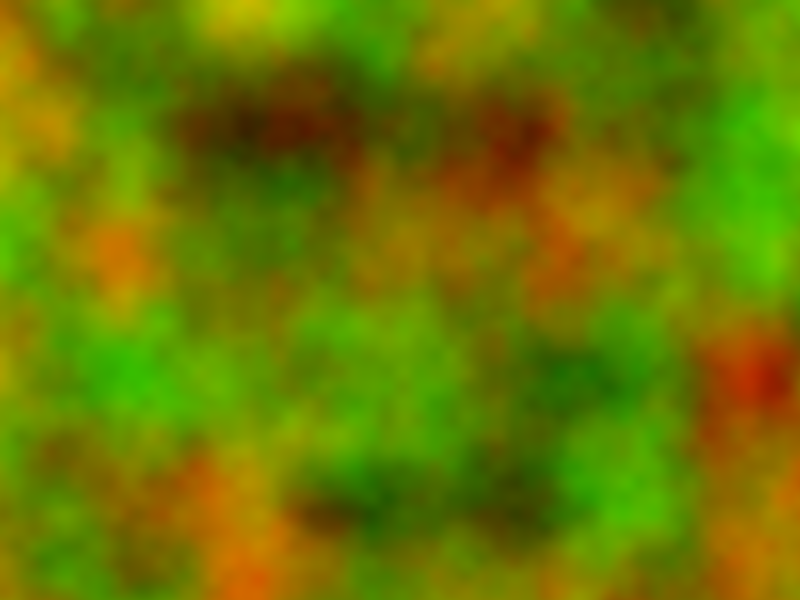
Frame 1 (no input)
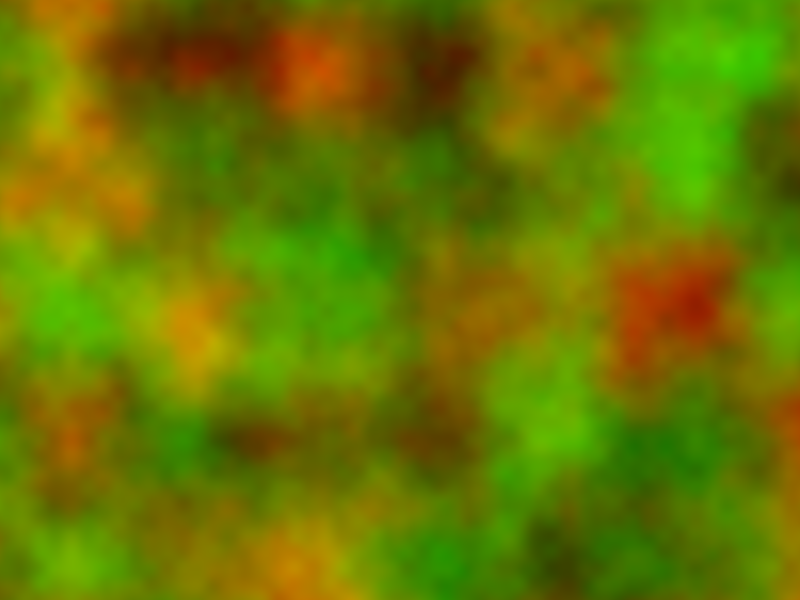
Frame 60 (the mouse pressed at the canvas centre just before this capture)
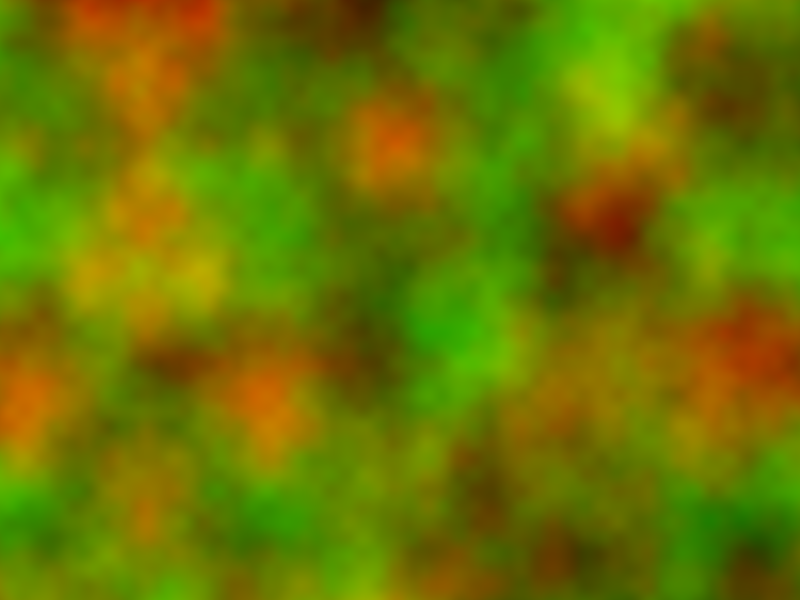
Frame 120 (the mouse held since frame 60 and released just before this capture)

The Processing sketch that drew these frames (run headless with seeded random() and noise(); from frame 60 on, the mouse is pressed at the canvas centre):

// Processing sketch: perlinNoise
// ── perlinNoise.pde
float global;

void setup(){
  size(800, 600);
  global = 0.02;
}

void draw(){
float xoff = 0.0;
float goff = 10000;

loadPixels();
for(int x= 0; x < width; x++){
  
  
  float yoff = 0.0;
  float gyoff = 10000;  
  for(int y = 0; y < height; y++){
    
    float bright = map(noise(xoff+global, yoff+global), 0, 1, 0, 255);
    float gright = map(noise(goff-global, gyoff-global), 0, 1, 0, 255);
    
    pixels[x+y*width] = color(bright, gright, 0);
    yoff += 0.008;
     gyoff += 0.008;
  }
 xoff += 0.008;
 goff += 0.008;

}
updatePixels();
global -= 0.01;
}
